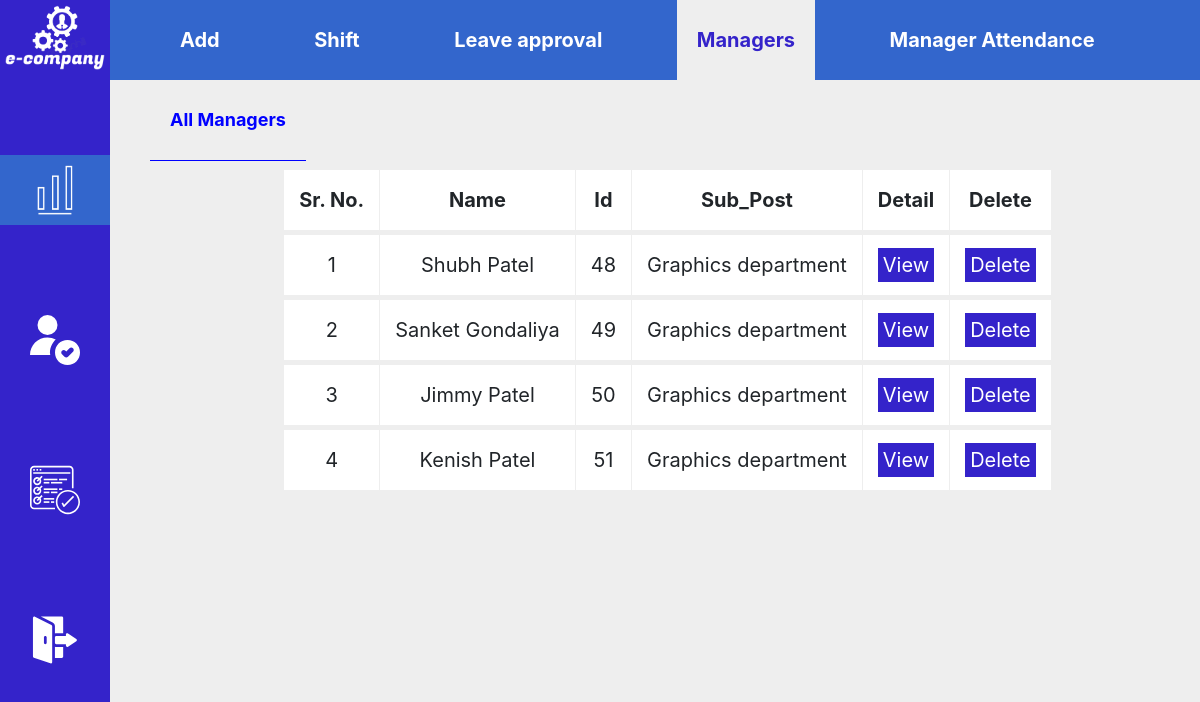
The page /ceo/allman.php (signed in) on the database its author committed.
### tables this page shows
CREATE TABLE `userss` (
  `Id` int(15) NOT NULL,
  `Name` varchar(20) NOT NULL,
  `Email` varchar(30) NOT NULL,
  `Password` varchar(16) NOT NULL,
  `Post` varchar(20) NOT NULL,
  `BirthDate` date NOT NULL,
  `Sex` varchar(10) NOT NULL,
  `Address` varchar(100) NOT NULL,
  `Contact` varchar(15) NOT NULL,
  `Sub-Post` varchar(30) NOT NULL,
  `Add_By` int(15) NOT NULL,
  `token` varchar(100) NOT NULL,
  `verified` tinyint(4) NOT NULL
);

### ceo/allman.php (the view, shortened to what this page needs)
<?php
    include '../forset.php';
    $abcd = $_SESSION['dash_Id'];
?>
<!DOCTYPE html>
<html lang="en">
    <head>
        <link rel="stylesheet" href="../css/da.css">
        <link rel="stylesheet" href="https://stackpath.bootstrapcdn.com/bootstrap/4.4.1/css/bootstrap.min.css">
    </head>
    <body style="background-color: #EEEEEE;">
        <div class="fpilore">
            <center>
                <img src="../image/logo1.png" alt="noimage" class="dlogo">
            </center>
            <center>
                    <li class="fbut" title="Modules" style="background-color: #3366CC;">
                        <img src="../image/p1.png" alt="nobutton" class="fbutim" >
                    </li>
            </center>
            <center>
                <a href="C_dashboard.php">
                    <li class="fbut" title="User Profile">
                        <img src="../image/p2.svg" alt="nobutton" class="fbutim">
                    </li>
                </a>
            </center>
            <center>
                <a href="taskmanager.php">
                    <li class="fbut" title="Task Manager">
                        <img src="../image/p4.svg" alt="nobutton" class="fbutim">
                    </li>
                </a>
            </center>
            <center>
                <a href="../logout.php">
                    <li class="fbut" title="Logout">
                        <img src="../image/p3.svg" alt="nobutton" class="fbutim">
                    </li>
                </a>
            </center>
        </div>
        <div class="module">
            <a href="addman.php"><li class="modany">Add</li></a>
            <a href="shiftman.php"><li class="modany">Shift</li></a>
            <a href="leaveapprovman.php"><li class="modany">Leave approval</li></a>
            <li class="modany" style="background-color: #EEEEEE; color: #3423CA;">Managers</li>
            <a href="manattendance.php"><li class="modany">Manager Attendance</li></a>
        </div>
        <div class="module1">
            <li class="modany1" style="font-weight : bolder; color : blue; border-bottom : 1px solid blue">All Managers</li>
        </div>
        <div class="ghar">
            <center>
                <table class="csgo">
                    <tr class="jinda">
                        <td class="csgohd">Sr. No.</td>
                        <td class="csgohd">Name</td>
                        <td class="csgohd">Id</td>
                        <td class="csgohd">Sub_Post</td>
                        <td class="csgohd">Detail</td>
                        <td class="csgohd">Delete</td>
                    </tr>
                    <?php
                        $s_query = "SELECT * FROM userss WHERE Add_By = '".$abcd."';";
                        $q_run = mysqli_query($conn, $s_query);
                        $i=1;
                        while($row = mysqli_fetch_array($q_run)){
                            echo
                                '<tr class="jinda">
                                    <td class="csgohd1">'.$i.'</td>
                                    <td class="csgohd1">'.$row['Name'].'</td>
                                    <td class="csgohd1">'.$row['Id'].'</td>
                                    <td class="csgohd1">'.$row['Sub-Post'].'</td>
                                    <td class="csgohd1"><a href="allmanview.php?id='.$row['Id'].'" class="jaha">View</a></td>
                                    <td class="csgohd1"><a href="deleteman.php?id='.$row['Id'].'" class="jaha">Delete</a></td>
                                </tr>';
                            $i=$i+1;
                        }
                    ?>
                </table>
            </center>
        </div>
    </body>
</html>

### css/da.css (style rules this page uses)
* { margin: 0px; padding: 0px; }
.fpilore { background-color: #3423CA; color: white; height: 100vh; width: 110px; float: left; position: fixed; z-index: 999; }
.dlogo { width: 100px; margin: 5px; }
.fbut { margin-top: 80px; list-style-type: none; padding: 10px; cursor: pointer; background-color: #3423ca; }
.fbutim { height: 50px; }
.module { position: fixed; margin-left: 110px; width: 100%; height: 10vh; background-color: #3366CC; line-height: 10vh; float: left; display: block; z-index: 998; }
.module1 { position: fixed; margin-top: 10vh; margin-left: 110px; height: 10vh; line-height: 10vh; float: left; display: block; background-color: #EEEEEE; }
.modany { display: inline-block; cursor: pointer; list-style-type: none; color: white; font-weight: bolder; font-size: 20px; margin-left: 50px; padding-right: 20px; padding-left: 20px; transition: all 0.5s; }
.modany1 { display: inline-block; cursor: pointer; list-style-type: none; color: black; font-size: 18px; margin-left: 40px; padding-right: 20px; padding-left: 20px; transition: all 0.5s; }
.ghar { margin-left: 110px; float: left; width: 93%; background-color: #EEEEEE; }
.csgo { margin-top: 170px; font-size: 20px; background-color: white; }
.jinda { text-align: center; border-bottom-style: solid; border-bottom-width: 5px; border-bottom-color: #EEEEEE; }
.csgohd { padding: 15px; font-weight: bolder; border-right-width: 1px; border-right-style: solid; border-right-color: #EEEEEE; }
.csgohd1 { padding: 15px; border-right-width: 1px; border-right-style: solid; border-right-color: #EEEEEE; }
.jaha { background-color: #3423ca; color: white; padding: 5px; }

### rows shown on the page
userss: Name "Shubh Patel", Id "48", value "Graphics department"
userss: Name "Sanket Gondaliya", Id "49", value "Graphics department"
userss: Name "Jimmy Patel", Id "50", value "Graphics department"
userss: Name "Kenish Patel", Id "51", value "Graphics department"
